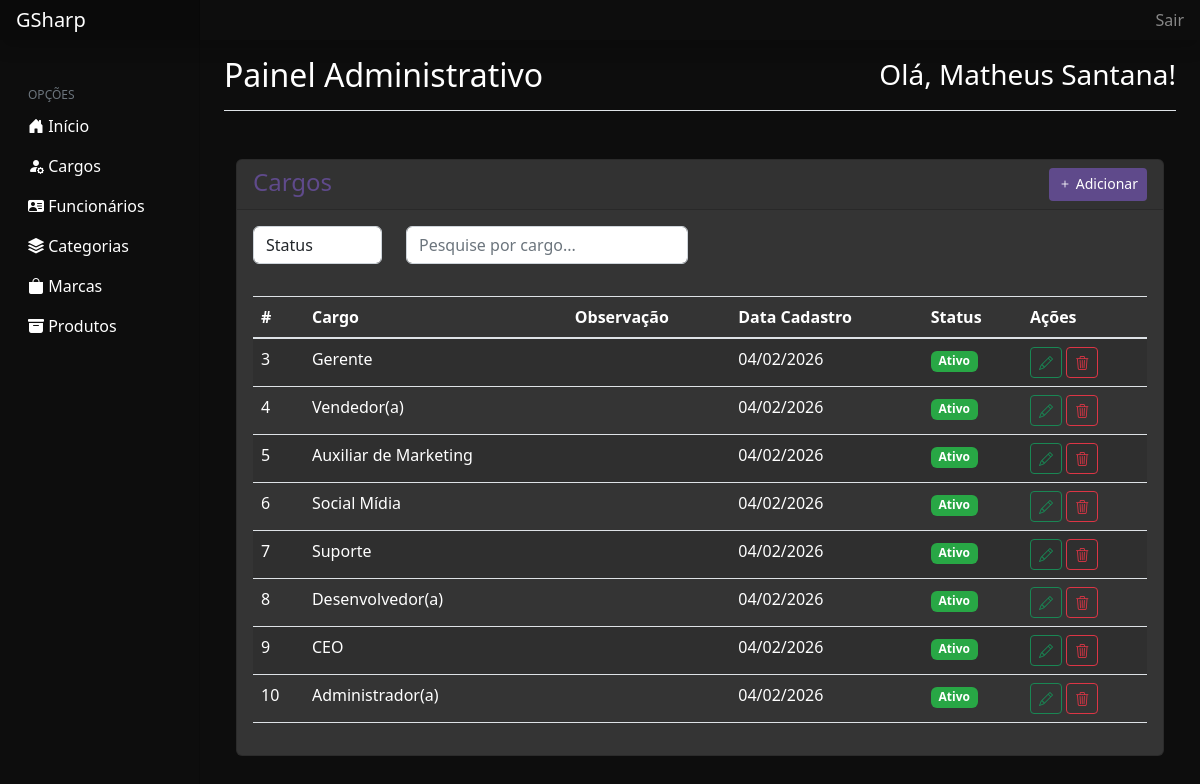
Page /admin/cargos/Index.php (signed in) on the committed database.
### tables this page shows
CREATE TABLE `cargo` (
  `id_cargo` int(11) NOT NULL,
  `nome` varchar(100) NOT NULL,
  `observacao` varchar(255) DEFAULT NULL,
  `data_cadastro` datetime NOT NULL,
  `status` bit(1) NOT NULL
);

### Web/admin/cargos/Index.php (the view, shortened to what this page needs)
<?php
require_once("../../conection/conecta.php");
?>
<!doctype html>
<html lang="pt-br">
<head>
    <link rel="stylesheet" href="https://stackpath.bootstrapcdn.com/bootstrap/4.1.3/css/bootstrap.min.css">
    <link rel="stylesheet" href="https://cdn.jsdelivr.net/npm/bootstrap-icons@1.11.3/font/bootstrap-icons.min.css">
    <link rel="stylesheet" href="../../assets/css/dashboard.css">
    <link rel="stylesheet" href="../../assets/css/styles.css">
    <link rel="stylesheet" href="../../custom/css/styles.css">
    <link rel="stylesheet" href="../../assets/css/style.css">
</head>
<body>
    <?php
    include('../Topo.php');
    ?>
    <div class="container-fluid">
        <div class="row">
            <?php
            include('../Navegacao.php');
            ?>
            <main class="ml-auto col-lg-10 px-md-4">
                <?php
                include('../log.php');
                ?>
                <div class="container mt-5">
                    <div class="card">
                        <div class="card-header d-flex justify-content-between">
                            <h4 class="m-0">Cargos</h4>
                            <a href="Inserir.php" class="btn btn-custom btn-sm">
                                <i class="bi bi-plus"></i>
                                Adicionar
                            </a>
                        </div>
                        <?php
                        if (isset($_GET['status']) && $_GET['status'] != "") {
                            $status = $_GET['status'];
                            $sql = "SELECT * FROM cargo WHERE status = $status";
                        } elseif (isset($_GET['pesquisa']) && $_GET['pesquisa'] != "") {
                            $pesquisa = $_GET['pesquisa'];
                            $sql = "SELECT * FROM cargo WHERE nome LIKE '%$pesquisa%'";
                        } else {
                            $sql = "SELECT * FROM cargo";
                        }
                        $query = mysqli_query($conexao, $sql);
                        if (mysqli_num_rows($query) > 0) {
                        ?>
                            <div class="card-body">
                                <div class="row">
                                    <div class="col-2">
                                        <form action="" method="get">
                                            <select name="status" id="status" class="form-control" onchange="form.submit()">
                                                <option value="">Status</option>
                                            </select>
                                        </form>
                                    </div>
                                    <div class="col-4">
                                        <form action="" method="get">
                                            <input type="search" name="pesquisa" id="pesquisa" class="form-control" placeholder="Pesquise por cargo..." value="<?php echo $pesquisa ?>">
                                        </form>
                                    </div>
                                </div>
                            </div>
                            <div class="card-body">
                                <table class="table table-striped">
                                    <thead>
                                        <tr>
                                            <th scope="col">#</th>
                                            <th scope="col">Cargo</th>
                                            <th scope="col">Observação</th>
                                            <th scope="col">Data Cadastro</th>
                                            <th scope="col">Status</th>
                                            <th scope="col">Ações</th>
                                        </tr>
                                    </thead>
                                    <tbody>
                                        <?php
                                        foreach ($query as $cargo) {
                                        ?>
                                            <tr>
                                                <td><?php echo $cargo["id_cargo"] ?></td>
                                                <td><?php echo $cargo["nome"] ?></td>
                                                <td><?php echo $cargo["observacao"] ?></td>
                                                <td><?php echo date('d/m/Y', strtotime($cargo["data_cadastro"])) ?></td>
                                                <td>
                                                    <?php
                                                    if ($cargo["status"] == 1) {
                                                        echo '<span class="badge badge-pill badge-success">Ativo</span>';
                                                    } else {
                                                        echo '<span class="badge badge-pill badge-danger">Inativo</span>';
                                                    }
                                                    ?>
                                                </td>
                                                <td>
                                                    <a href="editar.php?id_cargo=<?php echo $cargo["id_cargo"] ?>" class="btn btn-outline-success btn-sm">
                                                        <i class="bi bi-pencil" title="Editar"></i>
                                                    </a>
                                                    <form action="acoes.php" method="post" class="d-inline">
                                                        <button type="submit" class="btn btn-outline-danger btn-sm" title="Excluir" name="excluir_cargo" value="<?php echo $cargo['id_cargo'] ?>" onclick="return confirm('Você tem certeza que deseja excluir este cargo?')">
                                                            <i class="bi bi-trash3"></i>
                                                        </button>
                                                    </form>
                                                </td>
                                            </tr>
                                        <?php
                                        }
                                        ?>
                                    </tbody>
                                </table>
                            </div>
                        <?php
                        } else {
                            echo '<div class="alert alert-danger m-3" role="alert">Nenhum registro encontrado!</div>';
                        }
                        ?>
                    </div>
                </div>
            </main>
        </div>
    </div>
</body>
</html>

### Web/assets/css/dashboard.css (style rules this page uses)
body { font-size: .875rem; }

### Web/assets/css/style.css (style rules this page uses)
body { background-color: #0d0d0d; color: #fff; }
.card h4 { color: #5F4A8B; }
.btn-custom { background-color: #5F4A8B; color: #fff; }
.card-header { height: 50px; }

### rows in the picture
cargo: id_cargo "3", nome "Gerente", data_cadastro "04/02/2026", status "Ativo"
cargo: id_cargo "4", nome "Vendedor(a)", data_cadastro "04/02/2026", status "Ativo"
cargo: id_cargo "5", nome "Auxiliar de Marketing", data_cadastro "04/02/2026", status "Ativo"
cargo: id_cargo "6", nome "Social Mídia", data_cadastro "04/02/2026", status "Ativo"
cargo: id_cargo "7", nome "Suporte", data_cadastro "04/02/2026", status "Ativo"
cargo: id_cargo "8", nome "Desenvolvedor(a)", data_cadastro "04/02/2026", status "Ativo"
cargo: id_cargo "9", nome "CEO", data_cadastro "04/02/2026", status "Ativo"
cargo: id_cargo "10", nome "Administrador(a)", data_cadastro "04/02/2026", status "Ativo"

### other values in the picture
$_SESSION['NAME'] "Matheus Santana"
